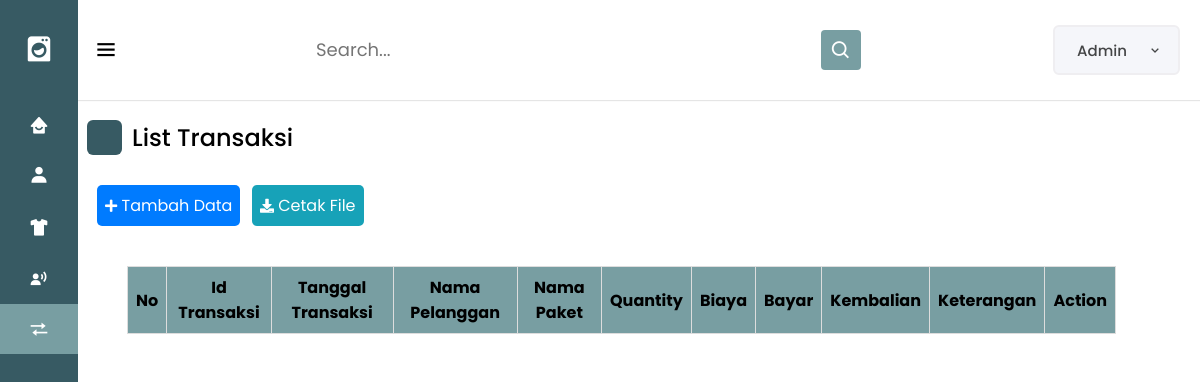
Page /transaksi/transaksi.php on the earlier database version.
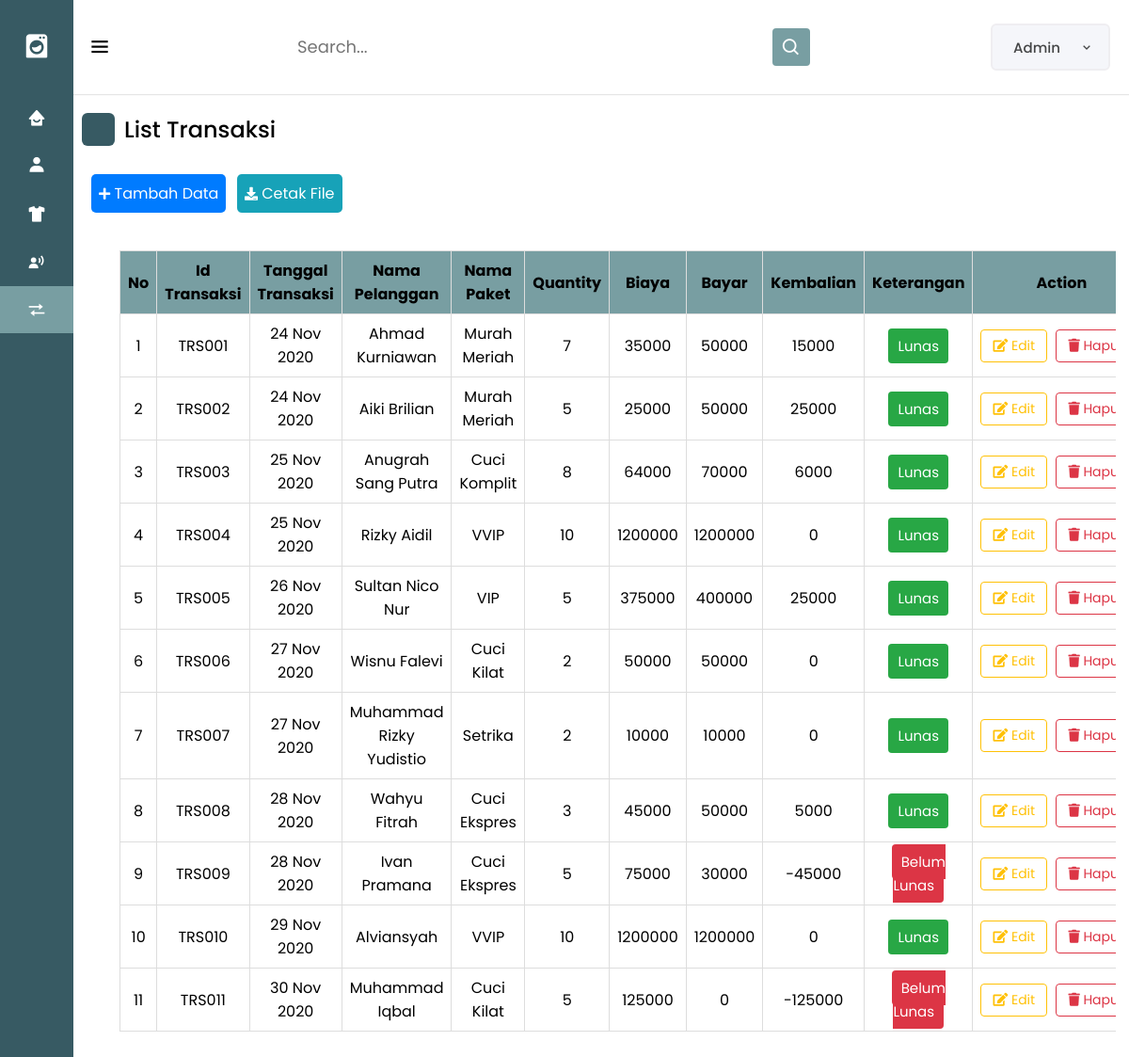
Same page on the later database version.
### tables this page shows
CREATE TABLE `transaksi` (
  `id_transaksi` varchar(10) NOT NULL,
  `tanggal` varchar(20) NOT NULL,
  `id_pelanggan` varchar(10) NOT NULL,
  `id_paket` varchar(10) NOT NULL,
  `qty` int(11) NOT NULL,
  `biaya` int(11) NOT NULL,
  `bayar` int(11) NOT NULL,
  `kembalian` int(11) NOT NULL
);

CREATE TABLE `pelanggan` (
  `id_pelanggan` varchar(10) NOT NULL,
  `nama_pelanggan` varchar(100) NOT NULL,
  `username` varchar(25) NOT NULL,
  `password` varchar(25) NOT NULL,
  `alamat_pelanggan` varchar(255) NOT NULL,
  `no_hp_pelanggan` varchar(20) NOT NULL
);

CREATE TABLE `paket_cuci` (
  `id_paket` varchar(10) NOT NULL,
  `paket` varchar(100) NOT NULL,
  `harga_kilo` int(11) NOT NULL,
  `deskripsi` varchar(255) NOT NULL
);

### transaksi/transaksi.php (the view, shortened to what the changed rows need)
<?php
include('../conn.php');
?>
<!DOCTYPE html>
<html lang="en">
<head>
    <link rel="stylesheet" href="styletransaksi.css">
    <link rel="stylesheet" href="https://unicons.iconscout.com/release/v4.0.0/css/line.css">
    <link href='https://unpkg.com/boxicons@2.0.7/css/boxicons.min.css' rel='stylesheet'>
    <link rel="stylesheet" href="https://cdnjs.cloudflare.com/ajax/libs/font-awesome/5.15.3/css/all.min.css">
</head>
<body>
    <section class="dashboard">
        <div class="dash-content">
            <div class="database">
                <div class="database-data">
                    <div class="center">
                        <table id="dataTables" class="table table-hover">
                            <thead>
                                <tr style="text-align : center;">
                                <th>No</th>
                                <th>Id Transaksi</th>
                                <th>Tanggal Transaksi</th>
                                <th>Nama Pelanggan</th>
                                <th>Nama Paket</th>
                                <th>Quantity</th>
                                <th>Biaya</th>
                                <th>Bayar</th>
                                <th>Kembalian</th>
                                <th>Keterangan</th>
                                <th>Action</th>
                                </tr>
                            </thead>
                            <tbody>
                                <?php
                                $query = "SELECT transaksi.id_transaksi, transaksi.tanggal , pelanggan.nama_pelanggan, paket_cuci.paket, transaksi.qty, transaksi.biaya, transaksi.bayar, transaksi.kembalian
                                            FROM transaksi
                                            INNER JOIN pelanggan
                                            ON transaksi.id_pelanggan = pelanggan.id_pelanggan
                                            INNER JOIN paket_cuci
                                            ON transaksi.id_paket = paket_cuci.id_paket
                                            ORDER BY transaksi.id_transaksi ASC";
                                $result = $conn->query($query);
                                ?>
                                <?php $no = 1;
                                while ($data = $result->fetch(PDO::FETCH_ASSOC)) : ?>
                                    <tr>
                                        <td><?= $no++; ?></td>
                                        <td><?= $data['id_transaksi']; ?></td>
                                        <td><?= $data['tanggal']; ?></td>
                                        <td><?= $data['nama_pelanggan']; ?></td>
                                        <td><?= $data['paket']; ?></td>
                                        <td><?= $data['qty']; ?></td>
                                        <td><?= $data['biaya']; ?></td>
                                        <td><?= $data['bayar']; ?></td>
                                        <td><?= $data['kembalian']; ?></td>
                                        <td>
                                            <?php
                                            if ($data['kembalian'] < 0) {
                                                echo "<span class='keterangan-lunas'>Belum Lunas</span>";
                                            } else {
                                                echo "<span class='keterangan-belum-lunas'>Lunas</span>";
                                            }
                                            ?>
                                        </td>
                                        <td id="action">
                                            <a href="<?php echo "../transaksi/updatetransaksi.php?id_transaksi=" . $data['id_transaksi']; ?>" class="btn btn-edit">
                                                <i class="fas fa-edit"></i> Edit
                                            </a>
                                            <form method="POST" action="../transaksi/hapustransaksi.php" style="display: inline-block;">
                                                <button type="submit" name="deletes" class="btn btn-hapus">
                                                        <i class="fas fa-trash"></i> Hapus
                                                    </button>
                                                </form>
                                            </div>
                                        </td>
                                    </tr>
                                <?php endwhile; ?>
                            </tbody>
                        </table>
                    </div>
                </div>
            </div>
        </div>
    </section>
</body>
</html>

Differences in the rows shown:
added transaksi: id_transaksi "TRS001", tanggal "24 Nov 2020", id_pelanggan.nama_pelanggan "Ahmad Kurniawan", id_paket.paket "Murah Meriah", qty "7", biaya "35000", bayar "50000", kembalian "15000", shows "Lunas"
added transaksi: id_transaksi "TRS002", tanggal "24 Nov 2020", id_pelanggan.nama_pelanggan "Aiki Brilian", id_paket.paket "Murah Meriah", qty "5", biaya "25000", bayar "50000", kembalian "25000", shows "Lunas"
added transaksi: id_transaksi "TRS003", tanggal "25 Nov 2020", id_pelanggan.nama_pelanggan "Anugrah Sang Putra", id_paket.paket "Cuci Komplit", qty "8", biaya "64000", bayar "70000", kembalian "6000", shows "Lunas"
added transaksi: id_transaksi "TRS004", tanggal "25 Nov 2020", id_pelanggan.nama_pelanggan "Rizky Aidil", id_paket.paket "VVIP", qty "10", biaya "1200000", bayar "1200000", kembalian "0", shows "Lunas"
added transaksi: id_transaksi "TRS005", tanggal "26 Nov 2020", id_pelanggan.nama_pelanggan "Sultan Nico Nur", id_paket.paket "VIP", qty "5", biaya "375000", bayar "400000", kembalian "25000", shows "Lunas"
added transaksi: id_transaksi "TRS006", tanggal "27 Nov 2020", id_pelanggan.nama_pelanggan "Wisnu Falevi", id_paket.paket "Cuci Kilat", qty "2", biaya "50000", bayar "50000", kembalian "0", shows "Lunas"
added transaksi: id_transaksi "TRS007", tanggal "27 Nov 2020", id_pelanggan.nama_pelanggan "Muhammad Rizky Yudistio", id_paket.paket "Setrika", qty "2", biaya "10000", bayar "10000", kembalian "0", shows "Lunas"
added transaksi: id_transaksi "TRS008", tanggal "28 Nov 2020", id_pelanggan.nama_pelanggan "Wahyu Fitrah", id_paket.paket "Cuci Ekspres", qty "3", biaya "45000", bayar "50000", kembalian "5000", shows "Lunas"
added transaksi: id_transaksi "TRS009", tanggal "28 Nov 2020", id_pelanggan.nama_pelanggan "Ivan Pramana", id_paket.paket "Cuci Ekspres", qty "5", biaya "75000", bayar "30000", kembalian "-45000", shows "Belum Lunas"
added transaksi: id_transaksi "TRS010", tanggal "29 Nov 2020", id_pelanggan.nama_pelanggan "Alviansyah", id_paket.paket "VVIP", qty "10", biaya "1200000", bayar "1200000", kembalian "0", shows "Lunas"
added transaksi: id_transaksi "TRS011", tanggal "30 Nov 2020", id_pelanggan.nama_pelanggan "Muhammad Iqbal", id_paket.paket "Cuci Kilat", qty "5", biaya "125000", bayar "0", kembalian "-125000", shows "Belum Lunas"
